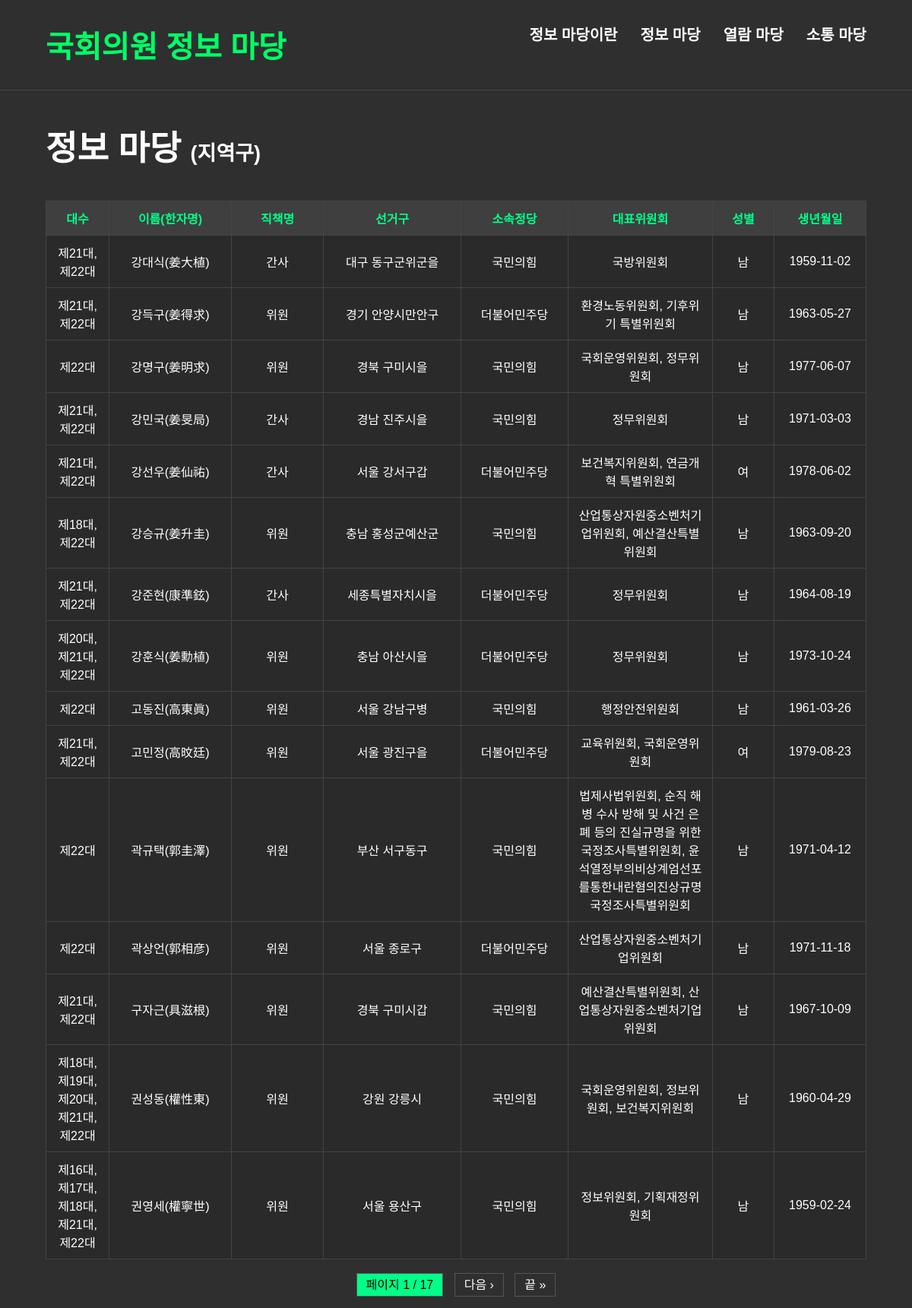
The app's page /local/ with its own data.
### myproject/DashBoard/models.py (models this page shows, shortened)
class MemberInfo(models.Model):
    name = models.CharField(max_length=4)                   # HG_NM
    hanja_name = models.CharField(max_length=4)             # HJ_NM
    birth_date = models.CharField(max_length=20, blank=True, null=True)  # BIRDY_DT
    party = models.CharField(max_length=30)                 # POLY_NM
    district = models.CharField(max_length=30)              # ORIG_NM
    elected_type = models.CharField(max_length=20)          # ELECT_GBN_NM
    reelection = models.CharField(max_length=10)            # REELE_GBN_NM
    gender = models.CharField(max_length=3)                 # SEX_GBN_NM
    phone = models.CharField(max_length=50)                 # TEL_NO
    email = models.CharField(max_length=50)                 # NAAS_EMAIL_ADDR
    position = models.CharField(max_length=30)              # JOB_RES_NM
    main_committee = models.CharField(max_length=30)        # CMIT_NM
    member_code = models.CharField(max_length=30)           # MONA_CD
    election_unit = models.CharField(max_length=50)         # UNITS
    total_bills  = models.PositiveIntegerField(default=0)
    passed_bills = models.PositiveIntegerField(default=0)
    pass_rate    = models.FloatField(default=0.0)

### myproject/DashBoard/views.py (the view)
# urls.py: path('local/', local_view, name='local'),
def local_view(request):
    members = MemberInfo.objects.filter(elected_type='지역구').order_by('name')
    paginator = Paginator(members, 15)  # 한 페이지에 15명씩
    page_number = request.GET.get('page')
    page_obj = paginator.get_page(page_number)
    return render(request, 'local.html', {'page_obj': page_obj})

### myproject/DashBoard/templates/local.html (shortened to what this page needs)
<!DOCTYPE html>
<html lang="ko">
<head>
</head>
<body>
  <div class="navbar">
    <a href="{% url 'home' %}" class="logo">국회의원 정보 마당</a>
    <div class="menu">
      <a href="{% url 'about' %}"><div>정보 마당이란</div></a>
      <div class="dropdown">
        <div>정보 마당</div>
      </div>
      <a href="{% url 'read' %}"><div>열람 마당</div></a>
      <a href="{% url 'social' %}"><div>소통 마당</div></a>
    </div>
  </div>
  <h1>정보 마당 <span style="font-size: 60%;">(지역구)</span></h1>
  <table>
    <thead>
      <tr>
        <th>대수</th>
        <th>이름(한자명)</th>
        <th>직책명</th>
        <th>선거구</th>
        <th>소속정당</th>
        <th>대표위원회</th>
        <th>성별</th>
        <th>생년월일</th>
      </tr>
    </thead>
    <tbody>
      {% for m in page_obj %}
      <tr class="clickable-row" data-href="{% url 'member_detail' m.member_code %}">
        <td>{{ m.election_unit }}</td>
        <td>{{ m.name }}({{ m.hanja_name }})</td>
        <td>{{ m.position }}</td>
        <td>{{ m.district }}</td>
        <td>{{ m.party }}</td>
        <td>{{ m.main_committee }}</td>
        <td>{{ m.gender }}</td>
        <td>{{ m.birth_date }}</td>
      </tr>
      {% endfor %}
    </tbody>
  </table>
  <div class="pagination">
    <span class="current">페이지 {{ page_obj.number }} / {{ page_obj.paginator.num_pages }}</span>
    {% if page_obj.has_next %}
      <a href="?page={{ page_obj.next_page_number }}">다음 ›</a>
      <a href="?page={{ page_obj.paginator.num_pages }}">끝 &raquo;</a>
    {% endif %}
  </div>
</body>
</html>

### myproject/DashBoard/templates/local.html (style rules this page uses)
a { text-decoration: none; color: inherit; }
body { margin: 0; font-family: '맑은 고딕', sans-serif; background-color: #2f2f2f; color: white; }
.navbar { display: flex; justify-content: space-between; font-size: 20px; padding: 30px 60px; background-color: #2f2f2f; border-bottom: 1px solid #444; gap: 30px; font-weight: bold; }
.logo { color: #00ff66; font-size: 40px; font-weight: bold; }
.menu { display: flex; gap: 30px; font-weight: bold; font-size: 20px; position: relative; }
.menu div { color: white; cursor: pointer; }
.dropdown { position: relative; }
h1 { padding: 40px 60px 20px; margin: 0; font-size: 45px; }
table { width: 90%; margin: 20px auto; border-collapse: collapse; background: #2a2a2a; table-layout: auto; }
th, td { border: 1px solid #444; padding: 10px; text-align: center; white-space: normal; }
th { background-color: #3f3f3f; color: #00ff88; }
th:nth-child(1) { min-width: 60px; }
th:nth-child(2) { min-width: 140px; }
th:nth-child(3) { min-width: 100px; }
th:nth-child(4) { min-width: 160px; }
th:nth-child(5) { min-width: 120px; }
th:nth-child(6) { min-width: 160px; }
th:nth-child(7) { min-width: 60px; }
th:nth-child(8) { min-width: 100px; }
.clickable-row { cursor: pointer; }
.pagination { text-align: center; margin: 20px; }
.pagination a, .pagination span { color: white; margin: 0 5px; text-decoration: none; padding: 6px 12px; border: 1px solid #555; }
.pagination .current { background-color: #00ff88; color: black; }

### records on screen
MemberInfo: election_unit "제21대, 제22대", name "강대식", hanja_name "姜大植", position "간사", district "대구 동구군위군을", party "국민의힘", main_committee "국방위원회", gender "남", birth_date "1959-11-02"
MemberInfo: election_unit "제21대, 제22대", name "강득구", hanja_name "姜得求", position "위원", district "경기 안양시만안구", party "더불어민주당", main_committee "환경노동위원회, 기후위기 특별위원회", gender "남", birth_date "1963-05-27"
MemberInfo: election_unit "제22대", name "강명구", hanja_name "姜明求", position "위원", district "경북 구미시을", party "국민의힘", main_committee "국회운영위원회, 정무위원회", gender "남", birth_date "1977-06-07"
MemberInfo: election_unit "제21대, 제22대", name "강민국", hanja_name "姜旻局", position "간사", district "경남 진주시을", party "국민의힘", main_committee "정무위원회", gender "남", birth_date "1971-03-03"
MemberInfo: election_unit "제21대, 제22대", name "강선우", hanja_name "姜仙祐", position "간사", district "서울 강서구갑", party "더불어민주당", main_committee "보건복지위원회, 연금개혁 특별위원회", gender "여", birth_date "1978-06-02"
MemberInfo: election_unit "제18대, 제22대", name "강승규", hanja_name "姜升圭", position "위원", district "충남 홍성군예산군", party "국민의힘", main_committee "산업통상자원중소벤처기업위원회, 예산결산특별위원회", gender "남", birth_date "1963-09-20"
MemberInfo: election_unit "제21대, 제22대", name "강준현", hanja_name "康準鉉", position "간사", district "세종특별자치시을", party "더불어민주당", main_committee "정무위원회", gender "남", birth_date "1964-08-19"
MemberInfo: election_unit "제20대, 제21대, 제22대", name "강훈식", hanja_name "姜勳植", position "위원", district "충남 아산시을", party "더불어민주당", main_committee "정무위원회", gender "남", birth_date "1973-10-24"
MemberInfo: election_unit "제22대", name "고동진", hanja_name "高東眞", position "위원", district "서울 강남구병", party "국민의힘", main_committee "행정안전위원회", gender "남", birth_date "1961-03-26"
MemberInfo: election_unit "제21대, 제22대", name "고민정", hanja_name "高旼廷", position "위원", district "서울 광진구을", party "더불어민주당", main_committee "교육위원회, 국회운영위원회", gender "여", birth_date "1979-08-23"
MemberInfo: election_unit "제22대", name "곽규택", hanja_name "郭圭澤", position "위원", district "부산 서구동구", party "국민의힘", main_committee "법제사법위원회, 순직 해병 수사 방해 및 사건 은폐 등의 진실규명을 위한 국정조사특별위원회, 윤석열정부의비상계엄선포를통한내란혐의진상규명국정조사특별위원회", gender "남", birth_date "1971-04-12"
MemberInfo: election_unit "제22대", name "곽상언", hanja_name "郭相彦", position "위원", district "서울 종로구", party "더불어민주당", main_committee "산업통상자원중소벤처기업위원회", gender "남", birth_date "1971-11-18"
MemberInfo: election_unit "제21대, 제22대", name "구자근", hanja_name "具滋根", position "위원", district "경북 구미시갑", party "국민의힘", main_committee "예산결산특별위원회, 산업통상자원중소벤처기업위원회", gender "남", birth_date "1967-10-09"
MemberInfo: election_unit "제18대, 제19대, 제20대, 제21대, 제22대", name "권성동", hanja_name "權性東", position "위원", district "강원 강릉시", party "국민의힘", main_committee "국회운영위원회, 정보위원회, 보건복지위원회", gender "남", birth_date "1960-04-29"
MemberInfo: election_unit "제16대, 제17대, 제18대, 제21대, 제22대", name "권영세", hanja_name "權寧世", position "위원", district "서울 용산구", party "국민의힘", main_committee "정보위원회, 기획재정위원회", gender "남", birth_date "1959-02-24"

### other values on screen
{{ page_obj.number }} "1"
{{ page_obj.paginator.num_pages }} "17"
